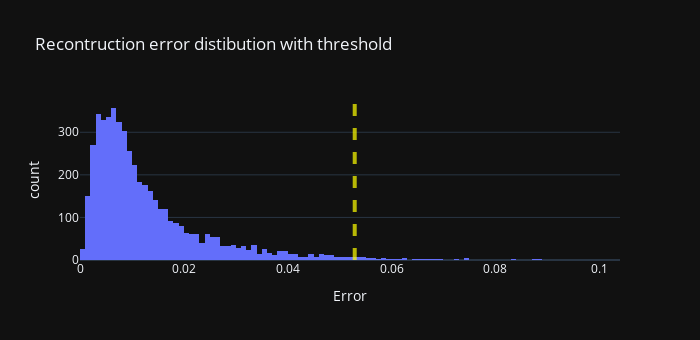

The notebook cell saved with this chart:
### Code cell
# plot histogram and add a vertical line at the threshold cut off point
fig = px.histogram(x=errors, height=340, width=700, labels={'x': 'Error'},
                   title='Recontruction error distibution with threshold')
fig.update_layout(shapes=[
    dict(type='line', yref='paper', y0=0, y1=1, xref='x', x0=thresh, x1=thresh, opacity=0.7,
        line=dict(color="yellow", width=4, dash="dash"))
])

### Figure 1 — Plotly figure (JSON) as saved in the notebook; plotly's stock layout.template omitted (floating-point values rounded to 4 significant figures; data arrays with more than 128 entries replaced by an {"elided": "..."} marker saying what was removed)
{"data": [{"alignmentgroup": "True", "bingroup": "x", "hovertemplate": "Error=%{x}<br>count=%{y}<extra></extra>", "legendgroup": "", "marker": {"color": "#636efa"}, "name": "", "offsetgroup": "", "orientation": "v", "showlegend": false, "type": "histogram", "x": {"elided": "5000 float values"}, "xaxis": "x", "yaxis": "y"}], "layout": {"barmode": "relative", "height": 340, "legend": {"tracegroupgap": 0}, "shapes": [{"line": {"color": "yellow", "dash": "dash", "width": 4}, "opacity": 0.7, "type": "line", "x0": 0.05291, "x1": 0.05291, "xref": "x", "y0": 0, "y1": 1, "yref": "paper"}], "title": {"text": "Recontruction error distibution with threshold"}, "width": 700, "xaxis": {"anchor": "y", "autorange": true, "domain": [0, 1], "range": [3.036e-18, 0.104], "title": {"text": "Error"}, "type": "linear"}, "yaxis": {"anchor": "x", "autorange": true, "domain": [0, 1], "range": [0, 375.8], "title": {"text": "count"}}}}
